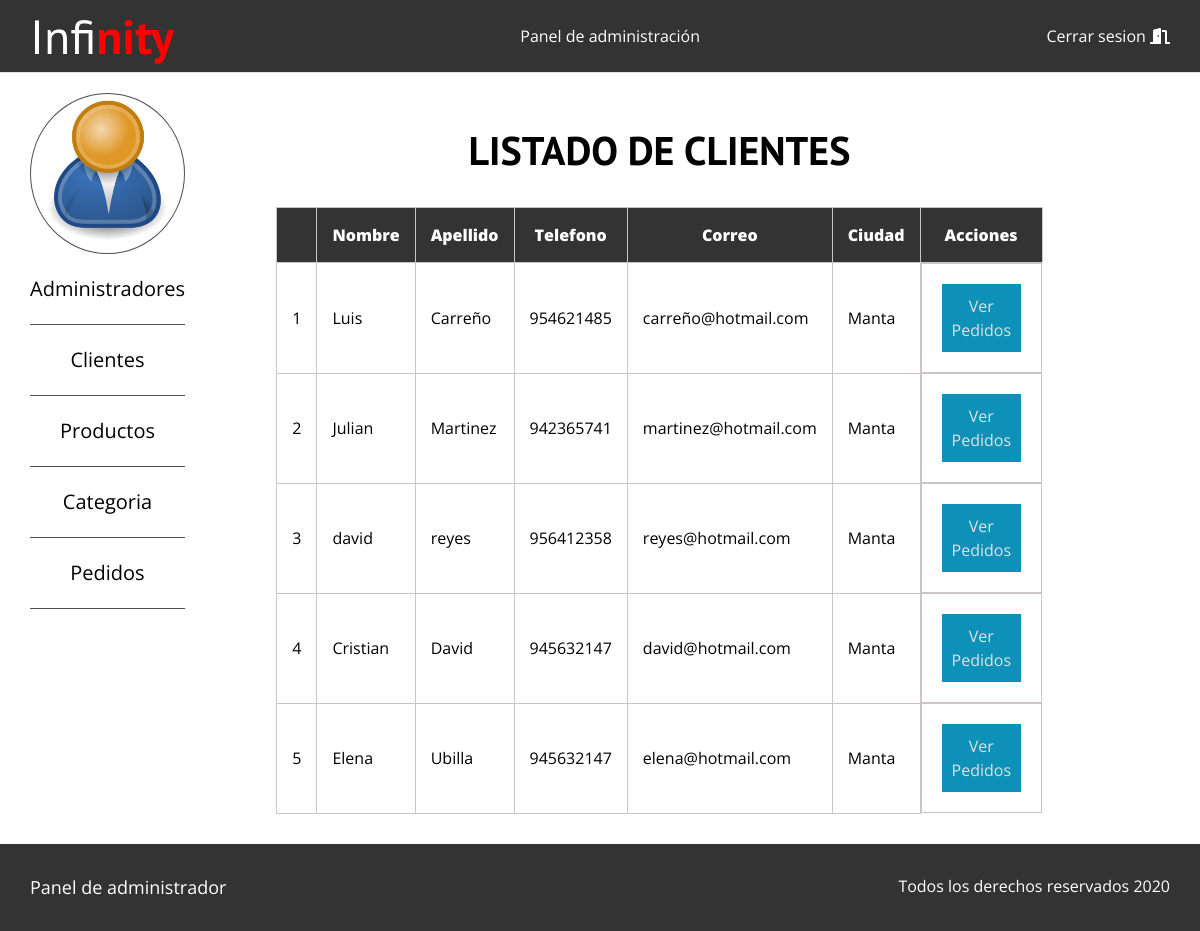
/Panel/clientes/index.php, run on the app's committed database.
### tables this page shows
CREATE TABLE `usuario` (
  `usuario_id` int(11) NOT NULL,
  `usuario_nombre` varchar(80) NOT NULL,
  `usuario_apellido` varchar(80) NOT NULL,
  `usuario_telefono` int(12) NOT NULL,
  `usuario_correo` varchar(150) NOT NULL,
  `usuario_pass` varchar(50) NOT NULL,
  `usuario_ciudad` varchar(100) NOT NULL,
  `usuario_direccion` varchar(200) NOT NULL,
  `usuario_rol_id` int(11) NOT NULL
);

### src/Administradores.php (called while the page is built, shortened)
<?php
    class Administradores{
        private $cn=null;
        public function __construct()
        {
            $this->config=parse_ini_file(__DIR__.'/../config.ini');
            $this->cn = new \PDO($this->config['dns'], $this->config['usuario'], $this->config['clave'],array(
                \PDO::MYSQL_ATTR_INIT_COMMAND => 'SET NAMES utf8'
            ));
        }
        public function mostrar_clientes(){
            $sql = "SELECT * FROM usuario where usuario_rol_id=2";
            $resultado=$this->cn->prepare($sql);
            if($resultado->execute())
                return $resultado->fetchAll();
            return false;
        }
    }

### Panel/clientes/index.php (the view, shortened to what this page needs)
<!DOCTYPE html>
<html lang="en">
<head>
    <link rel="stylesheet" href="../../assets/css/normalize.css">
    <link rel="stylesheet" href="../../assets/css/styles_panel.css">
    <link rel="stylesheet" href="../../assets/css/all.css">
</head>
<body>
    <header class="site-header borde-inferior">
        <div class="contenedor">
            <div class="barra">
                <a href="../dashboard.php">
                    <h1 class="no-margin">Infi<span>nity</span></h1>
                </a>
                <a href="">Panel de administración</a>
                <a href="../../index.php">Cerrar sesion <i class="fas fa-door-open"></i></a>
            </div>
        </div>
    </header>
    <section class="contenedor wrapper">
        <div class="contenido-panel">
            <div class="usuario">
                <div class="imagen-usuario">
                    <a href=""><img src="../../assets/img/1200px-User_icon_2.svg.png" alt=""></a>
                </div>
                <nav class="navegacion-usuario">
                    <a href="../administradores/index.php">Administradores</a>
                    <a href="../clientes/index.php">Clientes</a>
                    <a href="../productos/index.php">Productos</a>
                    <a href="../categorias/index.php">Categoria</a>
                    <a href="../pedidos/index.php">Pedidos</a>
                </nav>
            </div>
            <div class="datos-panel">
                <h2 class="centrar-texto">LISTADO DE CLIENTES</h2>
                <div class="tabla">
                <table class="">
                        <tr>
                            <th><strong></strong></th>
                            <th><strong>Nombre</strong></th>
                            <th><strong>Apellido</strong></th>
                            <th><strong>Telefono</strong></th>
                            <th><strong>Correo</strong></th>
                            <th><strong>Ciudad</strong></th>
                            <th><strong>Acciones</strong></th>
                        </tr>
                        <?php
                            $administrador= new infinity\Administradores;
                            $info_administrador = $administrador->mostrar_clientes();
                            $cantidad=count($info_administrador);
                            if($cantidad > 0){
                            for($x = 0; $x<$cantidad; $x++){
                                $item= $info_administrador[$x];
                        ?>
                        <tr>
                            <td><?php print($x+1);?></td>
                            <td><?php print($item['usuario_nombre']);?></td>
                            <td><?php print($item['usuario_apellido']);?></td>
                            <td><?php print($item['usuario_telefono']);?></td>
                            <td><?php print($item['usuario_correo']);?></td>
                            <td><?php print($item['usuario_ciudad']);?></td>
                            <td class="accion">
                                <a class="a-actualizar" href="pedidos.php?id=<?php print $item['usuario_id'] ?>">Ver Pedidos</i></a>
                            </td>
                        </tr>
                        <?php
                            }
                            }
                            else{
                        ?>
                            <tr>
                                <td colspan="6">NO HAY REGISTROS</td>
                            </tr>
                        <?php }?>
                    </table>
                </div>
            </div>
        </div>
    </section>
    <footer class="site-footer seccion">
        <div class="contenedor contenedor-footer">
            <nav class="navegacion">
                <a href="inicio.html">Panel de administrador</a>
            </nav>
            <p class="copyright">Todos los derechos reservados 2020</p>
        </div>
    </footer>
</body>
</html>

### assets/css/styles_panel.css (style rules this page uses)
html { font-size: 62.5%; box-sizing: border-box; }
*,*::before,*::after { box-sizing: inherit; }
body { font-family: 'Open Sans', sans-serif; font-size: 1.6rem; line-height: 1.5; min-height: 100vh; }
.contenedor { max-width: 120rem; margin: 0 auto; width: 95%; }
h1, h2, h3, h4 { font-family: 'PT Sans', sans-serif; }
h1 { font-size: 4.8rem; }
h2 { font-size: 4rem; line-height: 1.2; }
img { max-width: 100%; }
.centrar-texto { text-align: center; }
.no-margin { margin: 0; }
.borde-inferior { border-bottom: .5rem solid #4f4f4f; }
.wrapper { min-height: calc(100vh - 18rem); }
@media (min-width: 768px) { .barra { display: flex; justify-content: space-between; align-items: center; } }
.site-header { border-bottom: 1px solid #e1e1e1; background-color: #333333; }
.site-header a { color: white; text-decoration: none; }
.site-header h1 { text-align: center; font-weight: 400; }
.site-header h1 span { font-weight: 700; color:red; }
.navegacion a { text-decoration: none; text-align: center; display: block; font-size: 1.8rem; }
@media (min-width: 768px) { .navegacion a { display: inline; margin-right: 4rem; } }
@media (min-width: 768px) { .navegacion a:last-of-type { margin:0; } }
.contenido-panel { display: flex; margin-top: 2rem; }
.usuario { flex: 0 0 calc(15% - 2rem); }
.imagen-usuario { border-radius: 50%; border: 1px solid #4f4f4f; }
.navegacion-usuario a { text-decoration: none; text-align: center; display: block; font-size: 2rem; color: black; padding: 2rem 0; border-bottom: 1px solid #4f4f4f; }
.datos-panel { flex: 0 0 calc(85% - 2rem); }
.tabla { display: flex; justify-content: center; margin-top: 3rem; margin-bottom: 3rem; }
table th, td { border: 1px solid #ccc5c5; padding: 1.5rem; }
table { border-collapse: collapse; width: 80%; }
.accion { display: inline-block; color: white; }
table a { padding: .5rem; text-align: center; }
table th { color: white; background-color: #333333; }
.accion { width: 100%; height: 100%; display: flex; justify-content: center; text-decoration: none; text-align: center; }
.accion a { text-decoration: none; color: #e1e1e1; padding: 1rem; margin: .5rem; }
.a-actualizar { background-color: #0d91b9; }
.site-footer a { color: #ffffff; }
.site-footer { background-color: #333333; margin:0; }
.copyright { margin: 0; color: #ffffff; }
.contenedor-footer { padding:3rem 0; display: flex; justify-content: space-between; }

### assets/css/all.css (style rules this page uses)
.fa, .fas, .far, .fal, .fad, .fab { -moz-osx-font-smoothing: grayscale; -webkit-font-smoothing: antialiased; display: inline-block; font-style: normal; font-variant: normal; text-rendering: auto; line-height: 1; }
.fa-door-open:before { content: "\f52b"; }
.fa, .fas { font-family: 'Font Awesome 5 Free'; font-weight: 900; }

### data on the page
usuario: usuario_nombre "Luis", usuario_apellido "Carreño", usuario_telefono "954621485", usuario_correo "carreño@hotmail.com", usuario_ciudad "Manta"
usuario: usuario_nombre "Julian", usuario_apellido "Martinez", usuario_telefono "942365741", usuario_correo "martinez@hotmail.com", usuario_ciudad "Manta"
usuario: usuario_nombre "david", usuario_apellido "reyes", usuario_telefono "956412358", usuario_correo "reyes@hotmail.com", usuario_ciudad "Manta"
usuario: usuario_nombre "Cristian", usuario_apellido "David", usuario_telefono "945632147", usuario_correo "david@hotmail.com", usuario_ciudad "Manta"
usuario: usuario_nombre "Elena", usuario_apellido "Ubilla", usuario_telefono "945632147", usuario_correo "elena@hotmail.com", usuario_ciudad "Manta"
